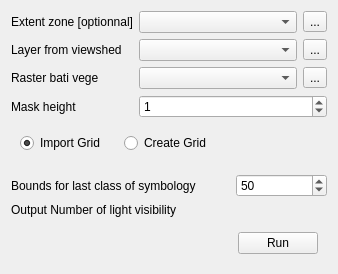
            <widget class="QWidget" name="tabNbLight">
             <attribute name="title">
              <string>3- Number of light visibility per grid</string>
             </attribute>
             <layout class="QGridLayout" name="gridLayout_7">
              <item row="0" column="0">
               <widget class="QLabel" name="labelExtent_6">
                <property name="text">
                 <string>Extent zone [optionnal]</string>
                </property>
               </widget>
              </item>
              <item row="0" column="1" colspan="2">
               <layout class="QHBoxLayout" name="horizontalLayout">
                <item>
                 <widget class="QgsMapLayerComboBox" name="mMapLayerComboBoxExtentNbLight">
                  <property name="allowEmptyLayer">
                   <bool>true</bool>
                  </property>
                 </widget>
                </item>
                <item>
                 <widget class="QToolButton" name="extentFileNbLight">
                  <property name="toolTip">
                   <string>Browse</string>
                  </property>
                  <property name="text">
                   <string>...</string>
                  </property>
                 </widget>
                </item>
               </layout>
              </item>
              <item row="1" column="0">
               <widget class="QLabel" name="labelExtent_7">
                <property name="text">
                 <string>Layer from viewshed</string>
                </property>
               </widget>
              </item>
              <item row="1" column="1" colspan="2">
               <layout class="QHBoxLayout" name="horizontalLayout_6">
                <item>
                 <widget class="QgsMapLayerComboBox" name="mMapLayerComboBoxViewshedResult">
                  <property name="editable">
                   <bool>false</bool>
                  </property>
                 </widget>
                </item>
                <item>
                 <widget class="QToolButton" name="viewshedFile">
                  <property name="toolTip">
                   <string>Browse</string>
                  </property>
                  <property name="text">
                   <string>...</string>
                  </property>
                 </widget>
                </item>
               </layout>
              </item>
              <item row="2" column="0">
               <widget class="QLabel" name="labelExtent_8">
                <property name="text">
                 <string>Raster bati vege</string>
                </property>
               </widget>
              </item>
              <item row="2" column="1" colspan="2">
               <layout class="QHBoxLayout" name="horizontalLayout_7">
                <item>
                 <widget class="QgsMapLayerComboBox" name="mMapLayerComboBoxRasterBatiVege"/>
                </item>
                <item>
                 <widget class="QToolButton" name="rasterBatiVegeFile">
                  <property name="toolTip">
                   <string>Browse</string>
                  </property>
                  <property name="text">
                   <string>...</string>
                  </property>
                 </widget>
                </item>
               </layout>
              </item>
              <item row="3" column="0">
               <widget class="QLabel" name="label_25">
                <property name="text">
                 <string>Mask height</string>
                </property>
               </widget>
              </item>
              <item row="3" column="1" colspan="2">
               <widget class="QDoubleSpinBox" name="maskHeightValue">
                <property name="decimals">
                 <number>0</number>
                </property>
                <property name="minimum">
                 <double>0.000000000000000</double>
                </property>
                <property name="maximum">
                 <double>200.000000000000000</double>
                </property>
                <property name="value">
                 <double>1.000000000000000</double>
                </property>
               </widget>
              </item>
              <item row="4" column="0" colspan="2">
               <widget class="QFrame" name="frame_5">
                <property name="frameShape">
                 <enum>QFrame::NoFrame</enum>
                </property>
                <property name="frameShadow">
                 <enum>QFrame::Raised</enum>
                </property>
                <layout class="QHBoxLayout" name="horizontalLayout_5">
                 <item>
                  <widget class="QRadioButton" name="radioButtonImportGridNbLight">
                   <property name="text">
                    <string>Import Grid</string>
                   </property>
                   <property name="checked">
                    <bool>true</bool>
                   </property>
                  </widget>
                 </item>
                 <item>
                  <widget class="QRadioButton" name="radioButtonCreateGridNbLight">
                   <property name="enabled">
                    <bool>true</bool>
                   </property>
                   <property name="text">
                    <string>Create Grid</string>
                   </property>
                   <property name="checked">
                    <bool>false</bool>
                   </property>
                  </widget>
                 </item>
                </layout>
               </widget>
              </item>
              <item row="5" column="0" colspan="3">
               <widget class="QStackedWidget" name="stackedGridImportCreateNbLight">
                <property name="currentIndex">
                 <number>1</number>
                </property>
                <widget class="QWidget" name="widgetImportGridNbLight">
                 <widget class="QLabel" name="labelImportGrid_2">
                  <property name="geometry">
                   <rect>
                    <x>20</x>
                    <y>10</y>
                    <width>121</width>
                    <height>20</height>
                   </rect>
                  </property>
                  <property name="text">
                   <string>Import Grid  [optionnal]</string>
                  </property>
                 </widget>
                 <widget class="QgsFileWidget" name="gridFileNbLight">
                  <property name="geometry">
                   <rect>
                    <x>160</x>
                    <y>10</y>
                    <width>241</width>
                    <height>27</height>
                   </rect>
                  </property>
                 </widget>
                </widget>
                <widget class="QWidget" name="widgetCreateGridNbLight">
                 <widget class="QLabel" name="labelDiameterGrid_2">
                  <property name="geometry">
                   <rect>
                    <x>30</x>
                    <y>0</y>
                    <width>81</width>
                    <height>20</height>
                   </rect>
                  </property>
                  <property name="text">
                   <string>Grid Diameter</string>
                  </property>
                 </widget>
                 <widget class="QLabel" name="labelGridType_2">
                  <property name="geometry">
                   <rect>
                    <x>30</x>
                    <y>40</y>
                    <width>81</width>
                    <height>20</height>
                   </rect>
                  </property>
                  <property name="text">
                   <string>Grid Type</string>
                  </property>
                 </widget>
                 <widget class="QComboBox" name="gridTypeNbLight">
                  <property name="geometry">
                   <rect>
                    <x>130</x>
                    <y>40</y>
                    <width>150</width>
                    <height>22</height>
                   </rect>
                  </property>
                  <property name="currentText">
                   <string>Hexagon</string>
                  </property>
                  <property name="currentIndex">
                   <number>2</number>
                  </property>
                  <property name="duplicatesEnabled">
                   <bool>false</bool>
                  </property>
                  <item>
                   <property name="text">
                    <string>Rectangle</string>
                   </property>
                  </item>
                  <item>
                   <property name="text">
                    <string>Diamond</string>
                   </property>
                  </item>
                  <item>
                   <property name="text">
                    <string>Hexagon</string>
                   </property>
                  </item>
                 </widget>
                 <widget class="QgsDoubleSpinBox" name="gridSizeNbLight">
                  <property name="geometry">
                   <rect>
                    <x>130</x>
                    <y>0</y>
                    <width>150</width>
                    <height>27</height>
                   </rect>
                  </property>
                  <property name="decimals">
                   <number>0</number>
                  </property>
                  <property name="minimum">
                   <double>25.000000000000000</double>
                  </property>
                  <property name="maximum">
                   <double>1000.000000000000000</double>
                  </property>
                  <property name="value">
                   <double>50.000000000000000</double>
                  </property>
                 </widget>
                </widget>
               </widget>
              </item>
              <item row="6" column="0" colspan="2">
               <widget class="QLabel" name="label_2">
                <property name="text">
                 <string>Bounds for last class of symbology</string>
                </property>
               </widget>
              </item>
              <item row="6" column="2">
               <widget class="QDoubleSpinBox" name="lastBoundsValue">
                <property name="decimals">
                 <number>0</number>
                </property>
                <property name="minimum">
                 <double>10.000000000000000</double>
                </property>
                <property name="maximum">
                 <double>200.000000000000000</double>
                </property>
                <property name="value">
                 <double>50.000000000000000</double>
                </property>
               </widget>
              </item>
              <item row="7" column="0" colspan="2">
               <widget class="QLabel" name="label_4">
                <property name="text">
                 <string>Output Number of light visibility</string>
                </property>
               </widget>
              </item>
              <item row="7" column="2">
               <widget class="QgsFileWidget" name="outputFileNbLight">
                <property name="storageMode">
                 <enum>QgsFileWidget::SaveFile</enum>
                </property>
               </widget>
              </item>
              <item row="8" column="0" colspan="3">
               <widget class="QFrame" name="frame_6">
                <property name="frameShape">
                 <enum>QFrame::NoFrame</enum>
                </property>
                <property name="frameShadow">
                 <enum>QFrame::Raised</enum>
                </property>
                <layout class="QHBoxLayout" name="horizontalLayout_11">
                 <item>
                  <spacer name="horizontalSpacer_6">
                   <property name="orientation">
                    <enum>Qt::Horizontal</enum>
                   </property>
                   <property name="sizeHint" stdset="0">
                    <size>
                     <width>218</width>
                     <height>20</height>
                    </size>
                   </property>
                  </spacer>
                 </item>
                 <item>
                  <widget class="QPushButton" name="pushRunNbLightButton">
                   <property name="text">
                    <string>Run</string>
                   </property>
                  </widget>
                 </item>
                </layout>
               </widget>
              </item>
             </layout>
            </widget>
